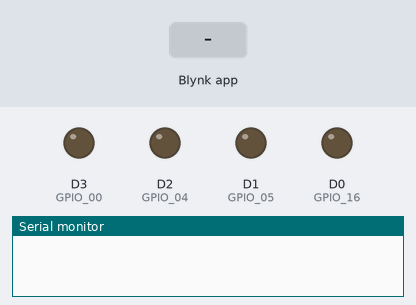
This sketch was run on a simulated ESP8266 (NodeMCU). On the bench: output pins drawn as LEDs (lit = HIGH), the last lines printed to the serial monitor. Inputs (shaded band) come from the test bench. WiFi joins after 1.5 s; servers stay silent unless stated.

Above: at 3.0 s.
3.1 s: Blynk app writes 0 to V1
At 4.3 s:
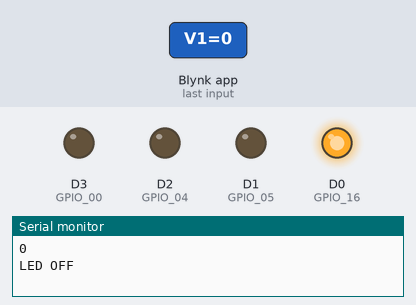
4.6 s: Blynk app writes 0 to V2
At 5.5 s:
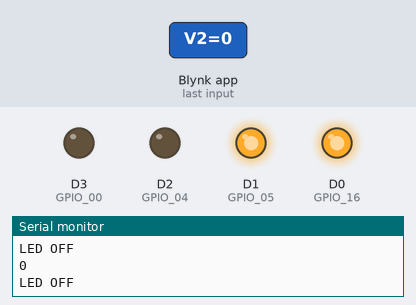
6.1 s: Blynk app writes 1 to V1
At 6.7 s:
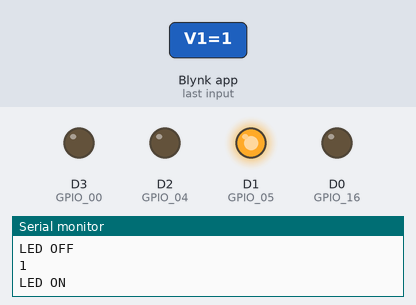
7.6 s: Blynk app writes 0 to V3
At 8.8 s:
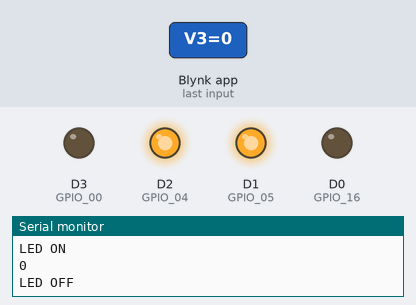
9.1 s: Blynk app writes 1 to V2
At 10.1 s:
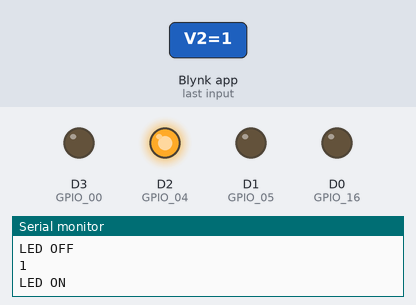
10.6 s: Blynk app writes 0 to V4
At 11.3 s:
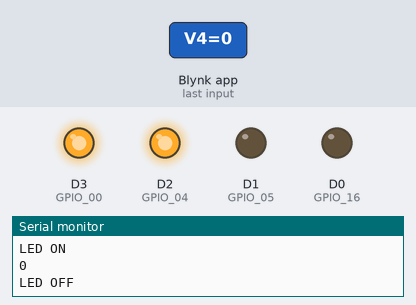
Timing chart, 0 to 13.1 s (numbered marks = the images above; inputs shaded):
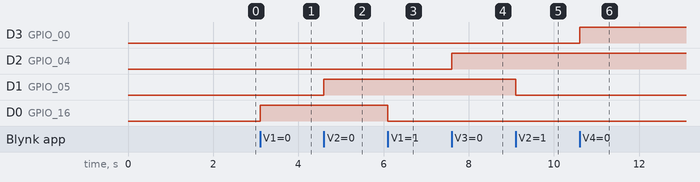

The sketch:

Smartdoorlock_astra_final.ino
```cpp
//Astra Secure
#define BLYNK_PRINT Serial
#include <gpio.h>
#include <ESP8266WiFi.h>
#include <BlynkSimpleEsp8266.h>
#include <WiFiClientSecure.h>

//Wifi & Blynk Auth

char auth[] = "_n-PyGiV_7Olapf5S2SqG1PBFaAJcLrG";
char ssid[] = "Astrasecure";
char pass[] = "6uo4Lrxg6*pj";


BLYNK_WRITE(V1)
{
  int value = param.asInt();
  Serial.println(value);
  if(value == 1) // Device ON Unlock
  {
    digitalWrite(D0, LOW);
    Serial.println("LED ON"); //Setting Digital PIN as LOW to turn ON Device if relay module is "active low"
  }
  if(value == 0) // Device OFF Lock
  {
     digitalWrite(D0, HIGH);
     Serial.println("LED OFF");//Setting Digital PIN as HIGH to turn OFF Device if relay module is "active low"
  }
}

BLYNK_WRITE(V2)
{
  int value = param.asInt();
  Serial.println(value);
  if(value == 1)
  {
    digitalWrite(D1, LOW);
    Serial.println("LED ON");
  }
  if(value == 0)
  {
     digitalWrite(D1, HIGH);
     Serial.println("LED OFF");
  }
}

BLYNK_WRITE(V3)
{
  int value = param.asInt();
  Serial.println(value);
  if(value == 1)
  {
    digitalWrite(D2, LOW);
    Serial.println("LED ON");
  }
  if(value == 0)
  {
     digitalWrite(D2, HIGH);
     Serial.println("LED OFF");
  }
}

BLYNK_WRITE(V4)
{
  int value = param.asInt();
  Serial.println(value);
  if(value == 1)
  {
    digitalWrite(D3, LOW);
    Serial.println("LED ON");
  }
  if(value == 0)
  {
     digitalWrite(D3, HIGH);
     Serial.println("LED OFF");
  }
}


void setup()
{
  Serial.begin(115200);
  Blynk.begin(auth, ssid, pass);
  pinMode(D0,OUTPUT);        //GPIO 16 (equivalent to PIN 16 of Arduino)
  pinMode(D1,OUTPUT);          //GPIO 05 (equivalent to PIN 05 of Arduino)
  pinMode(D2,OUTPUT);          //GPIO 04 (equivalent to PIN 16 of Arduino)
  pinMode(D3,OUTPUT);          //GPIO 00 (equivalent to PIN 00 of Arduino)
}

void loop()
{
  Blynk.run();
}
```

Measured:
- after the input at 3.1 s, D0 (GPIO_16): LOW → HIGH at once
- after the input at 4.6 s, D1 (GPIO_05): LOW → HIGH at once
- after the input at 6.1 s, D0 (GPIO_16): HIGH → LOW at once
- after the input at 7.6 s, D2 (GPIO_04): LOW → HIGH at once
- after the input at 9.1 s, D1 (GPIO_05): HIGH → LOW at once
- after the input at 10.6 s, D3 (GPIO_00): LOW → HIGH at once
